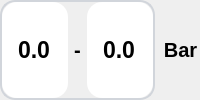
     <widget class="QWidget" name="widget_171" native="true">
      <layout class="QHBoxLayout" name="horizontalLayout_160" stretch="4,1">
       <property name="leftMargin">
        <number>0</number>
       </property>
       <property name="topMargin">
        <number>0</number>
       </property>
       <property name="rightMargin">
        <number>0</number>
       </property>
       <property name="bottomMargin">
        <number>0</number>
       </property>
       <item>
        <widget class="QWidget" name="widget_149" native="true">
         <property name="maximumSize">
          <size>
           <width>200</width>
           <height>16777215</height>
          </size>
         </property>
         <property name="styleSheet">
          <string notr="true">QWidget{
    border: 2px solid #D1D5DB;
    border-radius: 15px;
}
QWidget:focus {
    border: 2px solid #0B7EC8;
}
QDoubleSpinBox
{
    border: none;
}
QSpinBox
{
    border: none;
}</string>
         </property>
         <layout class="QHBoxLayout" name="horizontalLayout_232" stretch="1,0,1">
          <property name="leftMargin">
           <number>2</number>
          </property>
          <property name="topMargin">
           <number>2</number>
          </property>
          <property name="rightMargin">
           <number>2</number>
          </property>
          <property name="bottomMargin">
           <number>2</number>
          </property>
          <item>
           <widget class="QDoubleSpinBox" name="pressure_pv_a_1">
            <property name="sizePolicy">
             <sizepolicy hsizetype="Preferred" vsizetype="Preferred">
              <horstretch>0</horstretch>
              <verstretch>0</verstretch>
             </sizepolicy>
            </property>
            <property name="font">
             <font>
              <family>Segoe UI</family>
              <pointsize>17</pointsize>
              <weight>75</weight>
              <italic>false</italic>
              <bold>true</bold>
             </font>
            </property>
            <property name="styleSheet">
             <string notr="true"/>
            </property>
            <property name="wrapping">
             <bool>true</bool>
            </property>
            <property name="alignment">
             <set>Qt::AlignCenter</set>
            </property>
            <property name="readOnly">
             <bool>true</bool>
            </property>
            <property name="buttonSymbols">
             <enum>QAbstractSpinBox::NoButtons</enum>
            </property>
            <property name="prefix">
             <string/>
            </property>
            <property name="suffix">
             <string/>
            </property>
            <property name="decimals">
             <number>1</number>
            </property>
            <property name="maximum">
             <double>999.000000000000000</double>
            </property>
            <property name="value">
             <double>0.000000000000000</double>
            </property>
           </widget>
          </item>
          <item>
           <widget class="QLabel" name="label_86">
            <property name="font">
             <font>
              <family>Segoe UI</family>
              <pointsize>15</pointsize>
              <weight>75</weight>
              <bold>true</bold>
             </font>
            </property>
            <property name="styleSheet">
             <string notr="true">border: none;
</string>
            </property>
            <property name="text">
             <string>-</string>
            </property>
            <property name="alignment">
             <set>Qt::AlignCenter</set>
            </property>
           </widget>
          </item>
          <item>
           <widget class="QDoubleSpinBox" name="pressure_sv_a_1">
            <property name="sizePolicy">
             <sizepolicy hsizetype="Preferred" vsizetype="Preferred">
              <horstretch>0</horstretch>
              <verstretch>0</verstretch>
             </sizepolicy>
            </property>
            <property name="font">
             <font>
              <family>Segoe UI</family>
              <pointsize>17</pointsize>
              <weight>75</weight>
              <italic>false</italic>
              <bold>true</bold>
             </font>
            </property>
            <property name="styleSheet">
             <string notr="true"/>
            </property>
            <property name="wrapping">
             <bool>false</bool>
            </property>
            <property name="alignment">
             <set>Qt::AlignCenter</set>
            </property>
            <property name="readOnly">
             <bool>false</bool>
            </property>
            <property name="buttonSymbols">
             <enum>QAbstractSpinBox::NoButtons</enum>
            </property>
            <property name="prefix">
             <string/>
            </property>
            <property name="suffix">
             <string/>
            </property>
            <property name="decimals">
             <number>1</number>
            </property>
            <property name="maximum">
             <double>999.000000000000000</double>
            </property>
            <property name="value">
             <double>0.000000000000000</double>
            </property>
           </widget>
          </item>
         </layout>
        </widget>
       </item>
       <item>
        <widget class="QLabel" name="label_157">
         <property name="font">
          <font>
           <family>Segoe UI</family>
           <pointsize>15</pointsize>
           <weight>75</weight>
           <italic>false</italic>
           <bold>true</bold>
          </font>
         </property>
         <property name="text">
          <string>Bar</string>
         </property>
         <property name="alignment">
          <set>Qt::AlignCenter</set>
         </property>
        </widget>
       </item>
      </layout>
     </widget>
